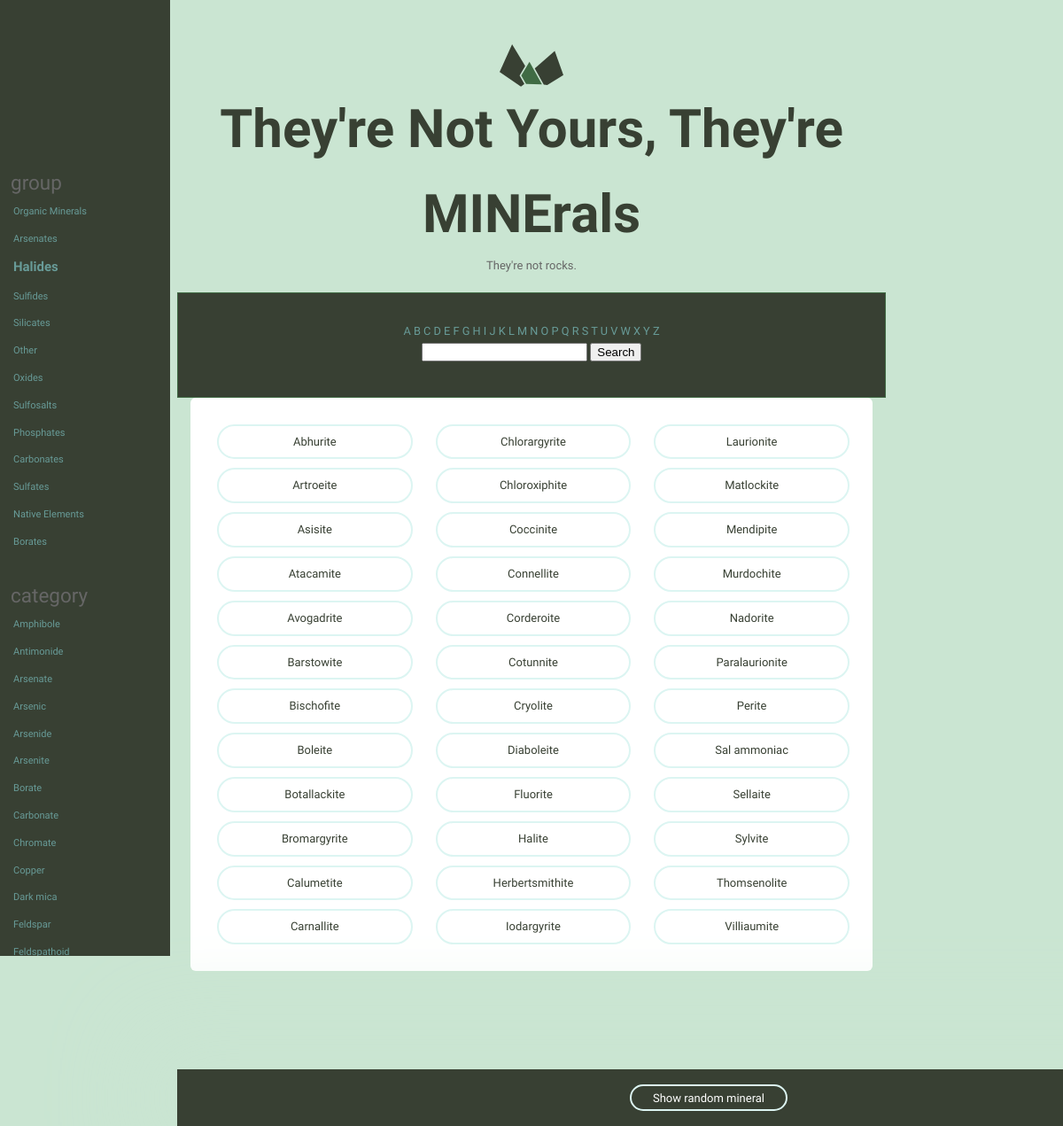
The page /catalog/field/group/i/2 on the database its author committed.
### catalog/models.py (models this page shows, shortened)
class Mineral(models.Model):
    name = models.CharField(max_length=255)
    image_filename = models.CharField(max_length=255)
    image_caption = models.TextField()
    category = models.CharField(max_length=255)
    formula = models.CharField(max_length=255)
    strunz_classification = models.CharField(max_length=255)
    crystal_system = models.CharField(max_length=255)
    unit_cell = models.CharField(max_length=255)
    color = models.CharField(max_length=255)
    crystal_symmetry = models.CharField(max_length=255)
    cleavage = models.CharField(max_length=255)
    mohs_scale_hardness = models.CharField(max_length=255)
    luster = models.CharField(max_length=255)
    streak = models.CharField(max_length=255)
    diaphaneity = models.CharField(max_length=255)
    optical_properties = models.CharField(max_length=255)
    group = models.CharField(max_length=255)
    refractive_index = models.CharField(max_length=255,
                                        blank=True,
                                        default="")
    crystal_habit = models.CharField(max_length=255,
                                     blank=True,
                                     default="")
    specific_gravity = models.CharField(max_length=255,
                                        blank=True,
                                        default="")
    class Meta:
        ordering = ['name', ]

### catalog/views.py (the view)
# urls.py: re_path('^field/(?P<field>\w+)/i/(?P<index>\d+)', views.group, name='group'),
def group(request, field, index):
    field_spaces = field.replace('_', ' ')
    index = int(index)
    group = FILTER_FIELDS[field_spaces]
    minerals = group.get_matching_queryset(index)
    template = 'catalog/index.html'
    context = {'minerals': minerals, 'bolded': [group.list[index]], 'filter_fields': FILTER_FIELDS}
    return render(request, template, context)

### catalog/group_lookup.py (called while the page is built)
    def make_key_and_value(self, i):
        if self.match == 'regex':
            value = self.make_pattern(i)
        else:
            value = self.list[i]
        key = self.name + "__" + self.match
        return {key: value}

    def get_matching_queryset(self, i):
        filter_kwarg = self.make_key_and_value(i)
        matches = Mineral.objects.filter(**filter_kwarg)
        return matches

### catalog/templatetags/catalog_extras.py (called while the page is built)
@register.inclusion_tag('catalog/field_nav.html')
def nav_field_list(group_lookup, bolded):
    items = group_lookup.list
    items = [x.replace(' ', '_') for x in items]
    return {'field': group_lookup.name, 'items': items, 'bolded': bolded, 'range': range(len(items))}

@register.filter('deunderscore')
def deunderscore(text):
    return text.replace('_', ' ')

@register.filter('index')
def index(list, i):
    return list[int(i)]

### catalog/templates/catalog/index.html (shortened to what this page needs)
{% extends 'layout.html' %}
{% load static %}
{% block custom_css %}
  <link rel="stylesheet" href="{% static 'catalog/css/catalog.css' %}">
{% endblock %}
{% block content %}
<div class="grid-100">
    <ul class="minerals__container">
      {% for mineral in minerals %}
        <li class="minerals__item">
          <a class="minerals__anchor" href="{% url 'catalog:detail' mineral_id=mineral.pk %}">{{ mineral.name }}</a>
        </li>
      {% endfor %}
    </ul>
  </div>
{% endblock %}

### assets/css/global.css (style rules this page uses)
html { font-family: sans-serif; -ms-text-size-adjust: 100%; -webkit-text-size-adjust: 100%; }
body { margin: 0; }
html { font-size: 62.5%; }
body { background-color: #CAE5D2; font-size: 1.5em; line-height: 1.6; font-weight: 400; font-family: "Cousine"; color: #666; }
.grid, .grid-5, .grid-10, .grid-15, .grid-20, .grid-25, .grid-30, .grid-33, .grid-35, .grid-40, .grid-45, .grid-50, .grid-55, .grid-60, .grid-65, .grid-66, .grid-70, .grid-75, .grid-80, .grid-90, .grid-95, .grid-100 { float: left; box-sizing: border-box; position: relative; }
.grid-100 { width: 100%; padding: 0 15px; }
ul { list-style: circle inside; padding-left: 0; margin-top: 0; }
table, p, ul { margin-bottom: 2.5rem; }
.minerals__container { background-color: #fff; border-radius: 6px; list-style: none; padding: 30px 30px 20px 30px; -webkit-column-gap: 30px; -moz-column-gap: 30px; column-gap: 30px; }
@media (min-width: 640px) { .minerals__container { -webkit-column-count: 3; -moz-column-count: 3; column-count: 3; } }
.minerals__anchor { border: solid 2px #DCF5F2; border-radius: 100px; color: #384033; display: block; font-size: 13px; text-align: center; padding: 8px 0 7px 0; width: 100%; transition: background-color 200ms ease-in-out, font-weight 200ms ease-in-out, color 200ms ease-in-out; }

### rows shown on the page
Mineral: name "Abhurite"
Mineral: name "Artroeite"
Mineral: name "Asisite"
Mineral: name "Atacamite"
Mineral: name "Avogadrite"
Mineral: name "Barstowite"
Mineral: name "Bischofite"
Mineral: name "Boleite"
Mineral: name "Botallackite"
Mineral: name "Bromargyrite"
Mineral: name "Calumetite"
Mineral: name "Carnallite"
Mineral: name "Chlorargyrite"
Mineral: name "Chloroxiphite"
Mineral: name "Coccinite"
Mineral: name "Connellite"
Mineral: name "Corderoite"
Mineral: name "Cotunnite"
Mineral: name "Cryolite"
Mineral: name "Diaboleite"
Mineral: name "Fluorite"
Mineral: name "Halite"
Mineral: name "Herbertsmithite"
Mineral: name "Iodargyrite"
Mineral: name "Laurionite"
Mineral: name "Matlockite"
Mineral: name "Mendipite"
Mineral: name "Murdochite"
Mineral: name "Nadorite"
Mineral: name "Paralaurionite"
Mineral: name "Perite"
Mineral: name "Sal ammoniac"
Mineral: name "Sellaite"
Mineral: name "Sylvite"
Mineral: name "Thomsenolite"
Mineral: name "Villiaumite"

### other values the page prints
{{ groupname }} "group" "category"
{{ item }} "Organic Minerals" "Arsenates" "Halides" "Sulfides" "Silicates" "Other" "Oxides" "Sulfosalts" "Phosphates" "Carbonates" "Sulfates" "Native Elements" "Borates" "Amphibole" "Antimonide" "Arsenate" "Arsenic" "Arsenide" "Arsenite" "Borate" "Carbonate" "Chromate" "Copper" "Dark mica" "Feldspar" "Feldspathoid"
{{ letter }} "A" "B" "C" "D" "E" "F" "G" "H" "I" "J" "K" "L" "M" "N" "O" "P" "Q" "R" "S" "T" "U" "V" "W" "X" "Y" "Z"
